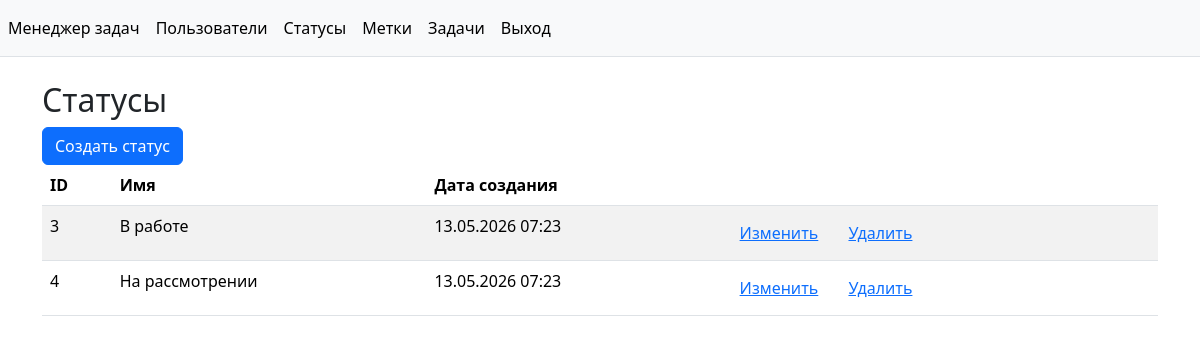
/statuses/ (signed in), run on the app's committed database.
### task_manager/statuses/models.py (models this page shows, shortened)
class Status(models.Model):
    name = models.CharField(
        max_length=100,
        unique=True,
        verbose_name='Имя',
        error_messages={
            'unique': 'Статус с таким именем уже существует',
        }
    )
    created_at = models.DateTimeField(
        auto_now_add=True,
        verbose_name='Дата создания')

### task_manager/statuses/views.py (the view)
# urls.py: path('', views.StatusListView.as_view(), name='statuses_list'),
class StatusListView(LoginRequiredMixin, View):
    def get(self, request, *args, **kwargs):
        statuses = Status.objects.all()
        return render(
            request,
            'statuses/list.html',
            context={
                'statuses': statuses
            }
        )

### task_manager/statuses/templates/statuses/list.html
{% extends 'base.html' %}
{% load django_bootstrap5 %}
{% block content %}
<div class="container mt-4">
    <h2>Статусы</h2>
    <a href="{% url 'statuses_create' %}" class="btn btn-primary">Создать статус</a>
    <table class="table table-striped">
        <thead>
            <tr>
                <th>ID</th>
                <th>Имя</th>
                <th>Дата создания</th>
                <th></th>
            </tr>
        </thead>
        <tbody>
            {% for status in statuses %}
            <tr>
                <td>{{status.id}}</td>
                <td>{{status.name}}</td>
                <td>{{status.created_at|date:"d.m.Y H:i"}}</td>
                <td>
                    <a href="{% url 'statuses_update' status.id %}" class="btn btn-link btn-primary">Изменить</a>
                    <a href="{% url 'statuses_delete' status.id %}" class="btn btn-link btn-primary">Удалить</a>
                </td>
            </tr>
            {% endfor %}
        </tbody>
    </table>
{% endblock %}

### data on the page
Status: id "3", name "В работе", created_at "13.05.2026 07:23"
Status: id "4", name "На рассмотрении", created_at "13.05.2026 07:23"
